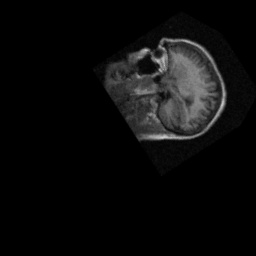
#> input picture HW6/MRI.jpg, 256 x 256 px
$ jupyter execute --allow-errors HW6_9733023_Code_Q04.ipynb
#> lines starting #> are read from the running program, lines starting #| are printed output that depends on the picture
[cell 1]
'''
___OVERVIEW___
CODE FOR QUESTION 4 - HW 6
`
___SUMMARY___
Feature Based Registeration

___AUTHOR___
Amirhossein Daraie — 9733023

___DATE___
26/June/2021
06/04/1400

'''

import numpy as np
import matplotlib.pyplot as plt
import cv2

[cell 2]
img1 = cv2.imread('MRI.jpg', flags=cv2.IMREAD_GRAYSCALE)
#> img1 is the input picture: shape (256, 256); min 0, max 207, mean 11.8
img2 = cv2.imread('MRI2.jpg', flags=cv2.IMREAD_GRAYSCALE)
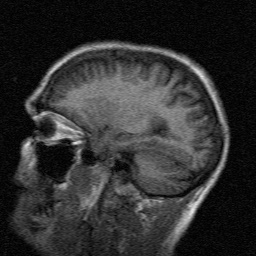
#> input picture HW6/MRI2.jpg, 256 x 256 px
#> img2 is the input picture: shape (256, 256); min 0, max 230, mean 47.5
cimg1 = cv2.cvtColor(img1,cv2.COLOR_GRAY2BGR)
cimg2 = cv2.cvtColor(img2,cv2.COLOR_GRAY2BGR)

[cell 3]
features1 = np.zeros((10,2))
features2 = np.zeros((10,2))

clickCounter = 0
selectionFinish = False

def fill_feature():

    global clickCounter
    global selectionFinish

    clickCounter += 1

    if clickCounter < 21:

        if clickCounter%2 != 0:
            if mouseX < 256:
                cv2.circle(cimg,(mouseX,mouseY),1,(255,255,0),-1)
                features1[(clickCounter-1)//2,0] = mouseX
                features1[(clickCounter-1)//2,1] = mouseY
            else:
                print('ಠ_ಠ select from left image — NOT RIGHT !!')
                clickCounter -= 1
        else:
            if mouseX > 256:
                cv2.circle(cimg,(mouseX,mouseY),1,(255,255,0),-1)
                features2[clickCounter//2-1,0] = mouseX-257
                features2[clickCounter//2-1,1] = mouseY
                x1, y1 = features1[clickCounter//2-1]
                x2, y2 = features2[clickCounter//2-1]
                x2 += 257
                cv2.line(cimg, (int(x1), int(y1)), (int(x2), int(y2)), (0, 255, 0), thickness=1)
            else:
                print('ಠ_ಠ select from right image — NOT LEFT !!')
                clickCounter -= 1

    else:

        selectionFinish = True

def draw_circle(event,x,y,flags,param):

    global mouseX,mouseY
    if event == cv2.EVENT_LBUTTONDOWN:
        mouseX,mouseY = x,y
        fill_feature()


img = np.concatenate((img1,img2),axis=1)
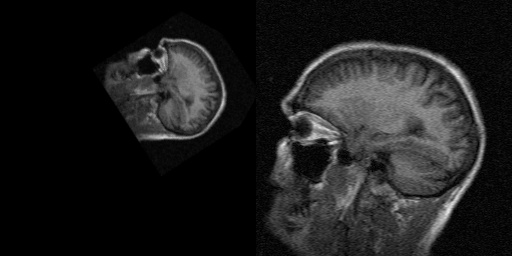
#> img: shape (256, 512); min 0, max 230, mean 29.7
cimg = np.concatenate((cimg1,cimg2),axis=1)

cv2.namedWindow('image', cv2.WINDOW_NORMAL | cv2.WINDOW_KEEPRATIO)
cv2.setMouseCallback('image',draw_circle)

while(1):
    cv2.imshow('image',cimg)
    k = cv2.waitKey(1) & 0xFF
#> (key q is pressed here)
    if k == ord('q'):
        break
    if selectionFinish == True:
        print('Selection finish')
        for i in range(10):
            print(f'feature {i+1}: [{features1[i,0]},{features1[i,1]}] and [{features2[i,0]},{features2[i,1]}]')
        break

cv2.destroyAllWindows()
